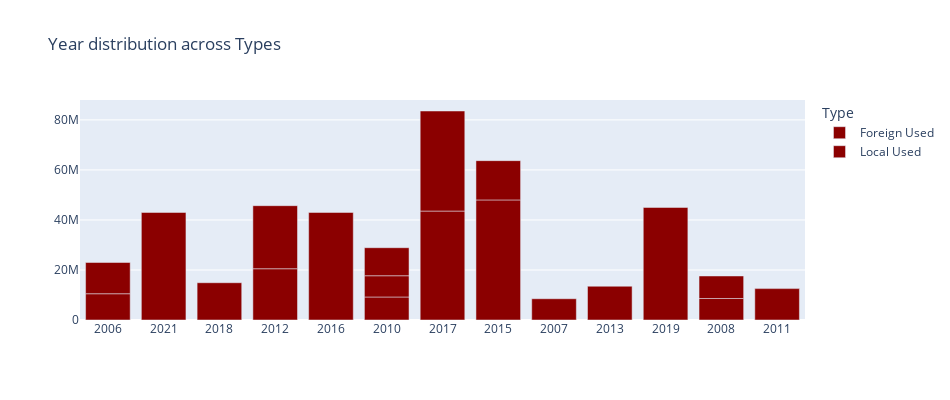

Notebook code cell kept with this figure:
### Markdown cell above
#### Year Distribution

### Code cell
yr_dist= px.bar(df,x='Year',y='Price',color='Type',title='Year distribution across Types',
              color_discrete_sequence=['#8B0000'])
yr_dist.update_layout(width=950,height=400)
yr_dist.update_layout(xaxis_title="",yaxis_title="")
yr_dist.show()

### Figure 1 — Plotly figure (JSON) as saved in the notebook; plotly's stock layout.template omitted (floating-point values rounded to 4 significant figures)
{"data": [{"alignmentgroup": "True", "hovertemplate": "Type=Foreign Used<br>Year=%{x}<br>Price=%{y}<extra></extra>", "legendgroup": "Foreign Used", "marker": {"color": "#8B0000", "pattern": {"shape": ""}}, "name": "Foreign Used", "offsetgroup": "Foreign Used", "orientation": "v", "showlegend": true, "textposition": "auto", "type": "bar", "x": ["2006", "2021", "2018", "2012", "2016", "2012", "2010", "2017", "2015", "2007", "2013", "2015", "2019", "2017", "2010", "2006"], "xaxis": "x", "y": [10500000, 43000000, 14900000, 20500000, 43000000, 25200000, 9200000, 43550000, 48000000, 8500000, 13500000, 15700000, 45000000, 40000000, 8500000, 12500000], "yaxis": "y"}, {"alignmentgroup": "True", "hovertemplate": "Type=Local Used<br>Year=%{x}<br>Price=%{y}<extra></extra>", "legendgroup": "Local Used", "marker": {"color": "#8B0000", "pattern": {"shape": ""}}, "name": "Local Used", "offsetgroup": "Local Used", "orientation": "v", "showlegend": true, "textposition": "auto", "type": "bar", "x": ["2008", "2010", "2008", "2011"], "xaxis": "x", "y": [8600000, 11200000, 9000000, 12550000], "yaxis": "y"}], "layout": {"barmode": "relative", "height": 400, "legend": {"title": {"text": "Type"}, "tracegroupgap": 0}, "title": {"text": "Year distribution across Types"}, "width": 950, "xaxis": {"anchor": "y", "domain": [0, 1], "title": {"text": ""}}, "yaxis": {"anchor": "x", "domain": [0, 1], "title": {"text": ""}}}}
